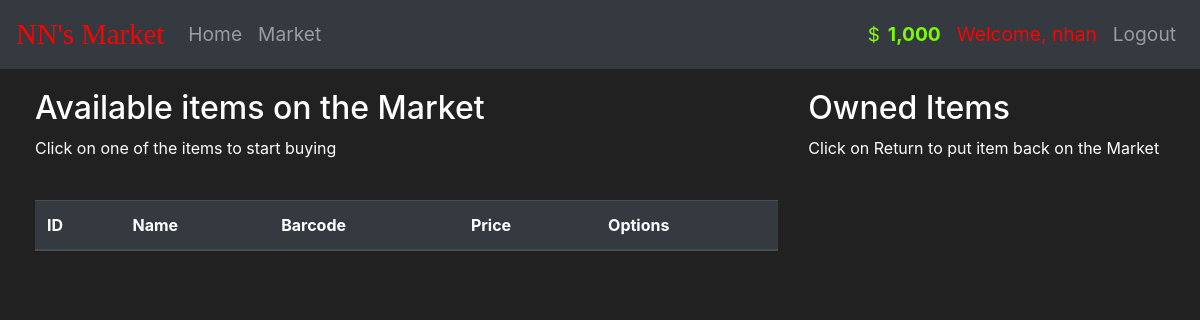
The page /market (signed in) on the database as committed earlier.
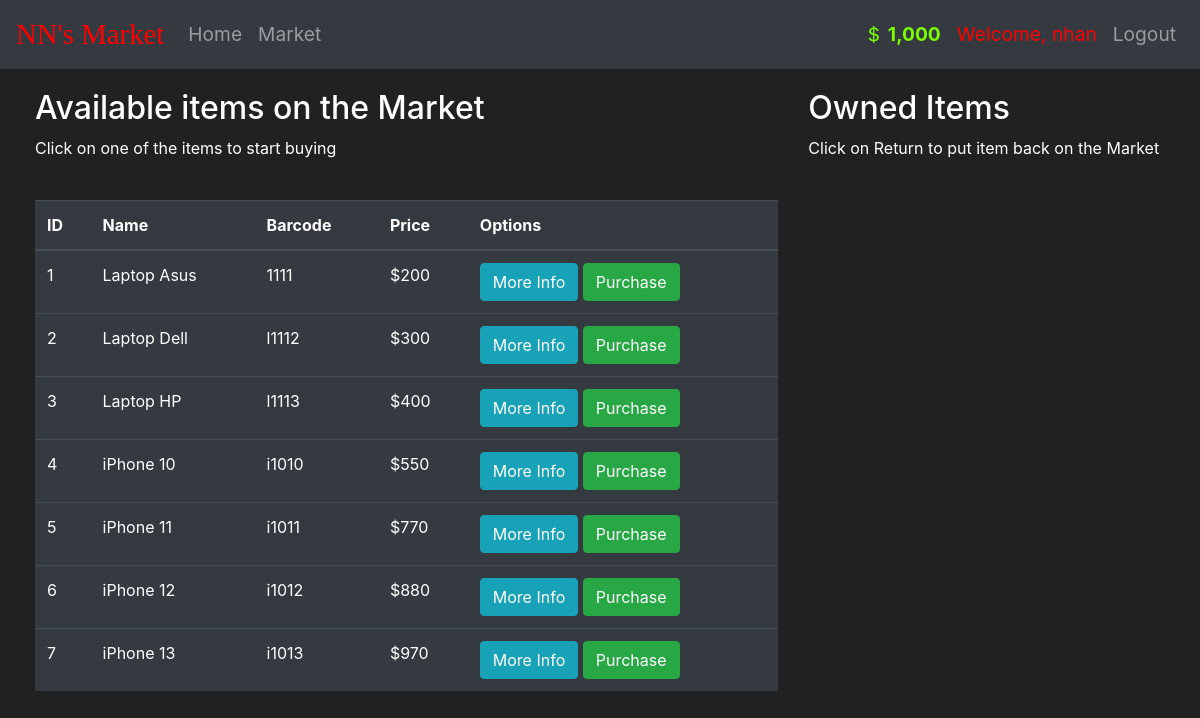
The same page on the database as committed later.
### market/models.py (models this page shows, shortened)
class User(db.Model, UserMixin):
    id = db.Column(db.Integer(), primary_key=True)
    username = db.Column(db.String(length=30), nullable=False, unique=True)
    email_address = db.Column(db.String(length=50), nullable=False, unique=True)
    password_hash = db.Column(db.String(length=60), nullable=False)
    budget = db.Column(db.Integer(), nullable=False, default=1000)
    items = db.relationship("Item", backref="owned_user", lazy=True)
    @property
    def password(self):
        return self.password_hash
    @property
    def prettier_budget(self):
        return "{:,}".format(self.budget)

class Item(db.Model):
    id = db.Column(db.Integer(), primary_key=True)
    name = db.Column(db.String(length=30), nullable=False, unique=True)
    price = db.Column(db.Integer(), nullable=False)
    barcode = db.Column(db.String(length=12), nullable=False, unique=True)
    description = db.Column(db.String(length=1024), nullable=False, unique=True)
    owner = db.Column(db.Integer(), db.ForeignKey("user.id"), default=None)

### market/markets.py (the view, shortened to what this page needs)
@markets.route("/market", methods=["GET", "POST"])
@login_required
def market():
    purchase_form = PurchaseItemForm()
    returning_form = ReturnItemForm()
    if request.method == "GET":
        items = Item.query.filter_by(owner=None)
        owned_items = Item.query.filter_by(owner=current_user.id)
        return render_template("market.html", items=items, purchase_form=purchase_form, owned_items=owned_items, returning_form=returning_form)

### market/models.py (called while the page is built)
@login_manager.user_loader
def load_user(user_id):
    return User.query.get(int(user_id))

### market/templates/market.html (shortened to what this page needs)
{% extends "base.html" %}
{% block content %}
<div class="row row-sd">
  <div class="col-8">
    <h2>Available items on the Market</h2>
    <p>Click on one of the items to start buying</p>
    <br>
    <table class="table table-hover table-dark">
      <thead>
        <tr>
          <th scope="col">ID</th>
          <th scope="col">Name</th>
          <th scope="col">Barcode</th>
          <th scope="col">Price</th>
          <th scope="col">Options</th>
        </tr>
      </thead>
      <tbody>
        {% for item in items %}
            <tr>
              <td>{{ item.id }}</td>
              <td>{{ item.name }}</td>
              <td>{{ item.barcode }}</td>
              <td>${{ item.price }}</td>
              <td>
                <button class="btn btn-outline btn-info" data-toggle="modal" data-target="#modal-more-info-{{ item.id }}">More Info</button>
                <button class="btn btn-outline btn-success" data-toggle="modal" data-target="#modal-purchase-confirm-{{ item.id }}">Purchase</button>
              </td>
            </tr>
        {% endfor %}
      </tbody>
    </table>
  </div>
  <div class="col-4">
    <h2>Owned Items</h2>
    <p>Click on Return to put item back on the Market</p>
    <br>
  </div>
</div>
{% endblock %}

### market/templates/base.html (shortened to what this page needs)
<!doctype html>
<html lang="en">
  <head>
    <link rel="stylesheet" href="https://cdn.jsdelivr.net/npm/bootstrap@4.5.3/dist/css/bootstrap.min.css">
    <link rel="stylesheet" href="https://cdn.jsdelivr.net/npm/bootstrap-icons@1.7.2/font/bootstrap-icons.css">
    <link rel="stylesheet" type="text/css" href="{{ url_for('static', filename='css/styles.css') }}">
  </head>
  <body>
    <nav class="navbar navbar-expand-md navbar-dark bg-dark navbar-sd">
      <a class="navbar-brand navbar-brand-sd" href="{{ url_for('views.home') }}">NN's Market</a>
      <div class="collapse navbar-collapse" id="navbarNav">
        <ul class="navbar-nav mr-auto">
          <li class="nav-item">
            <a class="nav-link" href="{{ url_for('views.home') }}">Home<span class="sr-only">(current)</span></a>
          </li>
          <li class="nav-item">
            <a class="nav-link" href="{{ url_for('markets.market') }}">Market</a>
          </li>
        </ul>
        {% if current_user.is_authenticated %}
          <ul class="navbar-nav">
            <li class="nav-item">
              <a class="nav-link nav-cash-sd">
                <i class="bi bi-currency-dollar"></i>
                {{ current_user.prettier_budget }}
              </a>
            </li>
            <li class="nav-item">
              <a class="nav-link nav-greeting-sd">Welcome, {{ current_user.username }}</a>
            </li>
            <li class="nav-item">
              <a class="nav-link" href="{{ url_for('auths.logout') }}">Logout</a>
            </li>
          </ul>
        {% endif %}
      </div>
    </nav>
    {% block content %}
    {% endblock %}
  </body>
</html>

### market/static/css/styles.css (style rules this page uses)
body { background-color: #212121; color: white; }
.navbar-sd { font-size: larger; }
.navbar-brand-sd { font-size: 150%; color: red !important; font-family: 'Brush Script MT', cursive; }
.nav-cash-sd { color: lawngreen !important; font-weight: bold; }
.nav-greeting-sd { color: red !important; }
.row-sd { margin-top: 20px; margin-left: 20px; margin-right: 20px; }

Rows that differ between the two databases and show on the page:
added Item: id "1", name "Laptop Asus", barcode "1111", price "200"
added Item: id "2", name "Laptop Dell", barcode "l1112", price "300"
added Item: id "3", name "Laptop HP", barcode "l1113", price "400"
added Item: id "4", name "iPhone 10", barcode "i1010", price "550"
added Item: id "5", name "iPhone 11", barcode "i1011", price "770"
added Item: id "6", name "iPhone 12", barcode "i1012", price "880"
added Item: id "7", name "iPhone 13", barcode "i1013", price "970"
